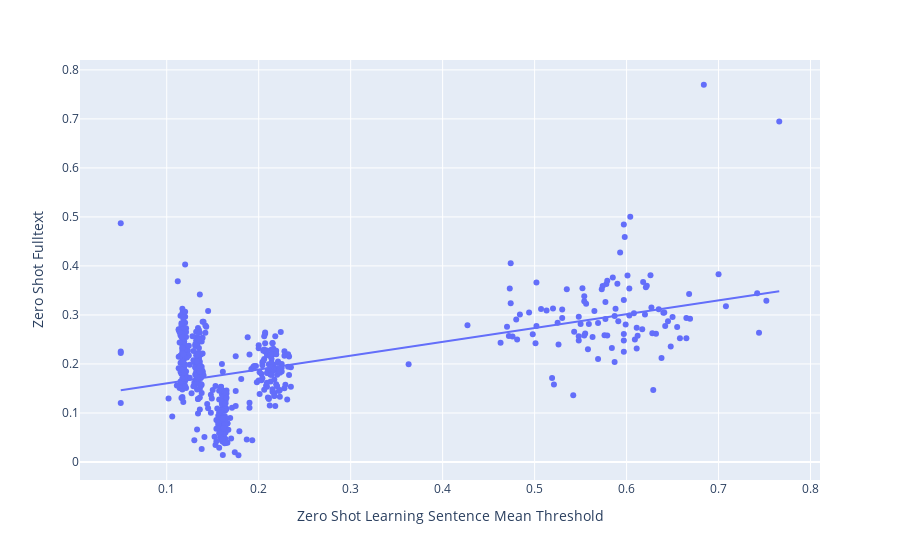

Source (notebook cell):
### Code cell
fig = px.scatter(result_normal, x="Zero Shot Learning Sentence Mean Threshold", y="Zero Shot Fulltext", trendline = "ols")
fig.show()
results = px.get_trendline_results(fig)
print(results)

results.px_fit_results.iloc[0].summary()

### Figure 1 — Plotly figure (JSON) as saved in the notebook; plotly's stock layout.template omitted (floating-point values rounded to 4 significant figures; data arrays with more than 128 entries replaced by an {"elided": "..."} marker saying what was removed)
{"data": [{"hovertemplate": "Zero Shot Learning Sentence Mean Threshold=%{x}<br>Zero Shot Fulltext=%{y}<extra></extra>", "legendgroup": "", "marker": {"color": "#636efa", "symbol": "circle"}, "mode": "markers", "name": "", "orientation": "v", "showlegend": false, "type": "scatter", "x": {"elided": "540 float values"}, "xaxis": "x", "y": {"elided": "540 float values"}, "yaxis": "y"}, {"hovertemplate": "<b>OLS trendline</b><br>Zero Shot Fulltext = 0.282436 * Zero Shot Learning Sentence Mean Threshold + 0.132064<br>R<sup>2</sup>=0.304964<br><br>Zero Shot Learning Sentence Mean Threshold=%{x}<br>Zero Shot Fulltext=%{y} <b>(trend)</b><extra></extra>", "legendgroup": "", "marker": {"color": "#636efa", "symbol": "circle"}, "mode": "lines", "name": "", "showlegend": false, "type": "scatter", "x": {"elided": "540 float values"}, "xaxis": "x", "y": {"elided": "540 float values"}, "yaxis": "y"}], "layout": {"legend": {"tracegroupgap": 0}, "margin": {"t": 60}, "xaxis": {"anchor": "y", "domain": [0, 1], "title": {"text": "Zero Shot Learning Sentence Mean Threshold"}}, "yaxis": {"anchor": "x", "domain": [0, 1], "title": {"text": "Zero Shot Fulltext"}}}}
